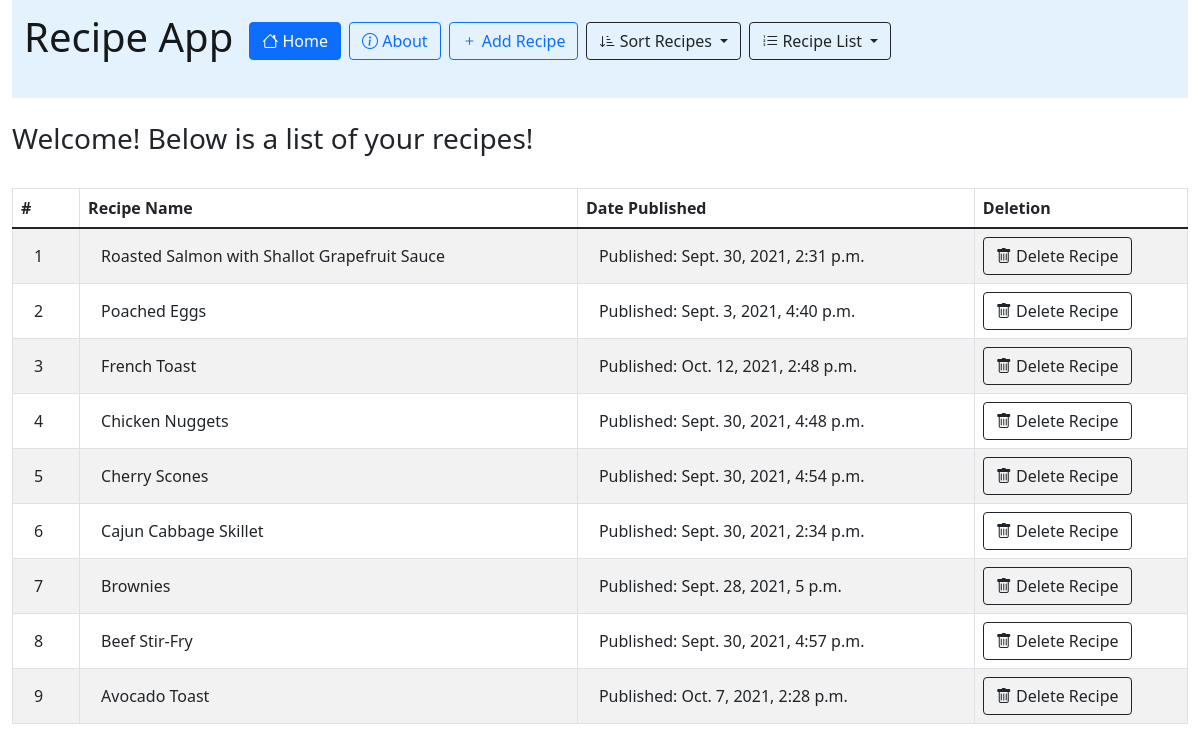
/recipe_app/?sort_order=-recipe_name, run on the app's committed database.
### recipe_app/models.py (models this page shows, shortened)
class Recipe(models.Model):
    recipe_name = models.CharField(max_length=200)
    pub_date= models.DateTimeField('date published')

### recipe_app/views.py (the view)
# urls.py: path('', views.index, name='index'),
def index(request):
    template = loader.get_template('recipe_app/index.html')
    query_string = request.GET
    if query_string:
        latest_recipe_list = utils.sorting_by_query(query_string)
    else:
        latest_recipe_list = Recipe.objects.order_by('-pub_date')
    my_tuple_list = utils.numbering_recipes(latest_recipe_list)
    context = {
        'latest_recipe_list': my_tuple_list,
        }
    return HttpResponse(template.render(context, request))

### recipe_app/utils.py (called while the page is built)
def sorting_by_query(query_string):
    try:
            sort_order = query_string["sort_order"]
    except KeyError:
        raise Http404("sort order not present")
    if sort_order not in ['-pub_date', 'pub_date', '-recipe_name', 'recipe_name']:
        raise Http404("entered sort order does not exist")
    latest_recipe_list = Recipe.objects.order_by(sort_order)
    return latest_recipe_list

def numbering_recipes(latest_recipe_list):
    recipe_num = 1
    my_tuple_list = []
    for recipe in latest_recipe_list:
        my_tuple = (recipe_num, recipe)
        my_tuple_list.append(my_tuple)
        recipe_num += 1
    return my_tuple_list

### recipe_app/templates/recipe_app/index.html (shortened to what this page needs)
{% extends "recipe_app/base.html" %}
{% block content %}
<div class="container-fluid">
<nav class="navbar navbar-light" style="background-color: #e3f2fd;">
  <form class="container-fluid justify-content-start">
    <a class="navbar-brand" ><h1>Recipe App</h1></a>
    <a class="btn btn-outline-primary me-2 active" type="button" href="/recipe_app"><i class="bi bi-house"></i> Home</a>
    <a class="btn btn-outline-primary me-2" type="button" href="/recipe_app/about"><i class="bi bi-info-circle"></i> About</a>
    <a class="btn btn-outline-primary me-2" type="button" href="/recipe_app/add"><i class="bi bi-plus"></i> Add Recipe</a>
    <div class="dropdown">
        <button class="btn btn-outline-dark me-2 dropdown-toggle" type="button" id="dropdownMenuButton2" data-bs-toggle="dropdown" aria-expanded="false">
            <i class="bi bi-sort-down-alt"></i> Sort Recipes
        </button>
    </div>
    {% if latest_recipe_list %}
    <div class="dropdown">
        <button class="btn btn-outline-dark me-2 dropdown-toggle" type="button" id="dropdownMenuButton2" data-bs-toggle="dropdown" aria-expanded="false">
            <i class="bi bi-list-ol"></i> Recipe List
        </button>
    </div>
    {% endif %}
  </form>
</nav>
{% if latest_recipe_list %}
    <br>
    <h3>Welcome! Below is a list of your recipes!</h3>
    <br>
<table class="table table-striped table-bordered table-hover">
    <thead>
        <tr>
          <th scope="col">#</th>
          <th scope="col">Recipe Name</th>
          <th scope="col">Date Published</th>
          <th scope="col">Deletion</th>
        </tr>
    </thead>
    <tbody>
        {% for recipe in latest_recipe_list %}
            <tr>
              <td><button class="btn" type="button">{{ recipe.0 }}</button></td>
              <td> <a href="{% url 'recipe_app:recipe_page' recipe.1.id %}"><button class="btn" type="button">{{ recipe.1.recipe_name }} </button></a></td>
              <td><button class="btn" type="button">Published: {{ recipe.1.pub_date }}</button></td>
              <td><a href="{% url 'recipe_app:delete_recipe' recipe.1.id %}"><button class="btn btn-outline-dark" type="button"><i class="bi bi-trash"></i> Delete Recipe</button></a></td>
            </tr>
        {% endfor %}
    </tbody>
</table>
{% else %}
    <h1>No recipes are available.</h1>
{% endif %}
</div>
{% endblock %}

### data on the page
Recipe: recipe "1", recipe_name "Roasted Salmon with Shallot Grapefruit Sauce", pub_date "Sept. 30, 2021, 2:31 p.m."
Recipe: recipe "2", recipe_name "Poached Eggs", pub_date "Sept. 3, 2021, 4:40 p.m."
Recipe: recipe "3", recipe_name "French Toast", pub_date "Oct. 12, 2021, 2:48 p.m."
Recipe: recipe "4", recipe_name "Chicken Nuggets", pub_date "Sept. 30, 2021, 4:48 p.m."
Recipe: recipe "5", recipe_name "Cherry Scones", pub_date "Sept. 30, 2021, 4:54 p.m."
Recipe: recipe "6", recipe_name "Cajun Cabbage Skillet", pub_date "Sept. 30, 2021, 2:34 p.m."
Recipe: recipe "7", recipe_name "Brownies", pub_date "Sept. 28, 2021, 5 p.m."
Recipe: recipe "8", recipe_name "Beef Stir-Fry", pub_date "Sept. 30, 2021, 4:57 p.m."
Recipe: recipe "9", recipe_name "Avocado Toast", pub_date "Oct. 7, 2021, 2:28 p.m."
